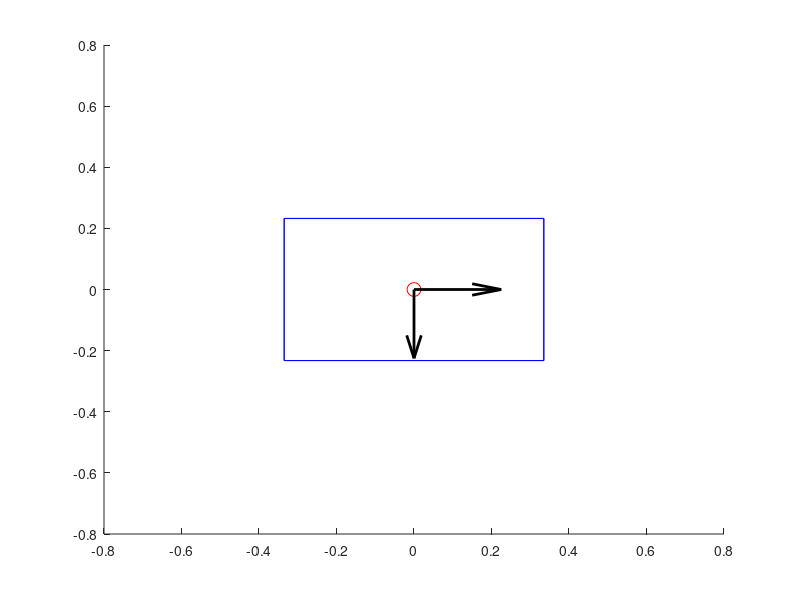

Write the MATLAB code that produced this figure. (Note: this script raises an error after producing the figure.)
clc
clear
close all
m=13.5;
dim = [0.67 0.465 0.35];
COB = [0 0 -0.0206];
h = dim(3);
l = dim(1);
w = dim(2);

vertices = [-l/2 -w/2 -h/2; l/2 -w/2 -h/2; l/2 w/2 -h/2; -l/2 w/2 -h/2; 
            -l/2 -w/2 h/2; l/2 -w/2 h/2; l/2 w/2 h/2; -l/2 w/2 h/2]; 

edges = [1 2; 2 3; 3 4; 4 1; 
         5 6; 6 7; 7 8; 8 5; 
         1 5; 2 6; 3 7; 4 8]; 

figure(1);
hold on;
for i = 1:size(edges, 1)
    plot3(vertices(edges(i, :), 1), vertices(edges(i, :), 2), vertices(edges(i, :), 3), 'b-');
end

%% Plot center of mass
cox = COB(1);
coy = COB(2);
coz = COB(3);

plot3(cox, coy, coz, 'ro', 'MarkerSize', 10); 

quiver3(cox, coy, coz, 0,0,-0.25,'k', 'LineWidth', 2)
quiver3(cox, coy, coz, 0,-0.25,0,'k', 'LineWidth', 2)
quiver3(cox, coy, coz, 0.25,0,0,'k', 'LineWidth', 2)

plot_size = 0.5;
plot3(plot_size, 0, 0, '', 'MarkerSize', 10); 
plot3(0, plot_size, 0, '', 'MarkerSize', 10); 
plot3(0, 0, plot_size, '', 'MarkerSize', 10); 
plot3(-plot_size, 0, 0, '', 'MarkerSize', 10); 
plot3(0, -plot_size, 0, '', 'MarkerSize', 10); 
plot3(0, 0, -plot_size, '', 'MarkerSize', 10); 


%% Trusters
% Most common thruster configuration
% Thrusters{1} = [ 0.5*l,  0.5*w, 0.5*h, 0, 0, -1];
% Thrusters{2} = [-0.5*l,  0.5*w, 0.5*h, 0, 0, -1];
% Thrusters{3} = [ 0.5*l, -0.5*w, 0.5*h, 0, 0, -1];
% Thrusters{4} = [-0.5*l, -0.5*w, 0.5*h, 0, 0, -1];
% 
% Thrusters{5} = [ 0.5*l,  0.5*w, COB(3),  1, -1, 0];
% Thrusters{6} = [-0.5*l,  0.5*w, COB(3), -1, -1, 0];
% Thrusters{7} = [ 0.5*l, -0.5*w, COB(3),  1,  1, 0];
% Thrusters{8} = [-0.5*l, -0.5*w, COB(3), -1,  1, 0];

% Common thuster configuration, thrusters in corners
% Thrusters{1} = [0.5*l, 0.5*w, 0.5*h, 2.5, -2, -2.5];
% Thrusters{2} = [-0.5*l, 0.5*w, 0.5*h, 2.5, 2, -2.5];
% Thrusters{3} = [0.5*l, -0.5*w, 0.5*h, 2.5, 2, -2.5];
% Thrusters{4} = [-0.5*l, -0.5*w, 0.5*h, 2.5, -2, -2.5];
% 
% Thrusters{5} = [0.5*l, 0.5*w, -0.5*h, 2.5, -2, 2.5];
% Thrusters{6} = [-0.5*l, 0.5*w, -0.5*h, 2.5, 2, 2.5];
% Thrusters{7} = [0.5*l, -0.5*w, -0.5*h, 2.5, 2, 2.5];
% Thrusters{8} = [-0.5*l, -0.5*w, -0.5*h, 2.5, -2, 2.5];

% Blue ROV configuration
R_x = @(theta)([1,0,0;0,cos(theta),-sin(theta);0,sin(theta),cos(theta)]);
J_3 = @(alpha)([cos(alpha),-sin(alpha),0;sin(alpha),cos(alpha),0;0,0,1]);

Thrusters{1} = [J_3(0)*[0.156 -0.111 -0.085]'; J_3(0)*[1/sqrt(2), 1/sqrt(2), 0]']';
Thrusters{2} = [J_3(-5.05)*[0.156 -0.111 -0.085]'; J_3(-pi/2)*[1/sqrt(2), 1/sqrt(2), 0]']';
Thrusters{3} = [J_3(pi)*[0.156 0.111 -0.085]'; J_3(pi)*[1/sqrt(2), -1/sqrt(2), 0]']';
Thrusters{4} = [J_3(1.91)*[0.156 0.111 -0.085]'; J_3(-pi/2)*[1/sqrt(2), -1/sqrt(2), 0]']';

Thrusters{5} = [J_3(0)*[0.120 0.218 0]'; [0 0 1]']';
Thrusters{6} = [J_3(4.15)*[0.120 0.218 0]'; [0 0 -1]']';
Thrusters{7} = [J_3(1.01)*[0.120 0.218 0]'; [0 0 -1]']';
Thrusters{8} = [J_3(pi)*[0.120 0.218 0]'; [0 0 1]']';

T = Thrust_config_matrix(Thrusters, COB,1,0,1);

%% Setting up the plot

xticks(-2:0.25:2);
yticks(-2:0.25:2);
zticks(-2:0.25:2);

xlabel('X-axis');
ylabel('Y-axis');
zlabel('Z-axis');
title('3D ROV Visualization');

grid on;
axis equal;
hold off;

